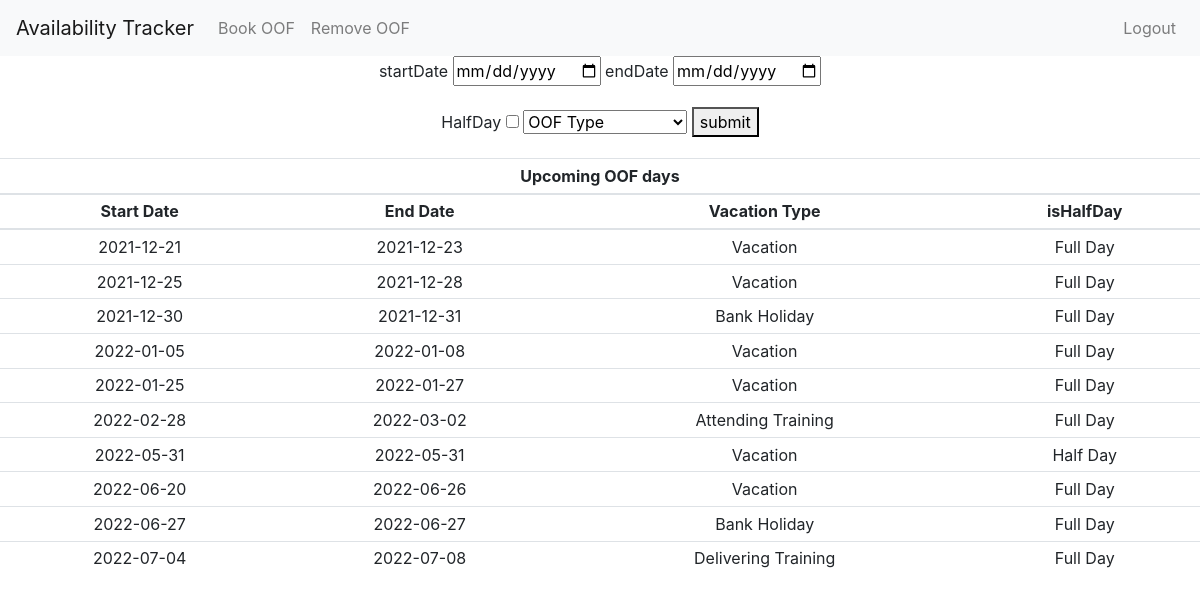
Page /bookOOF (signed in) on the earlier database version.
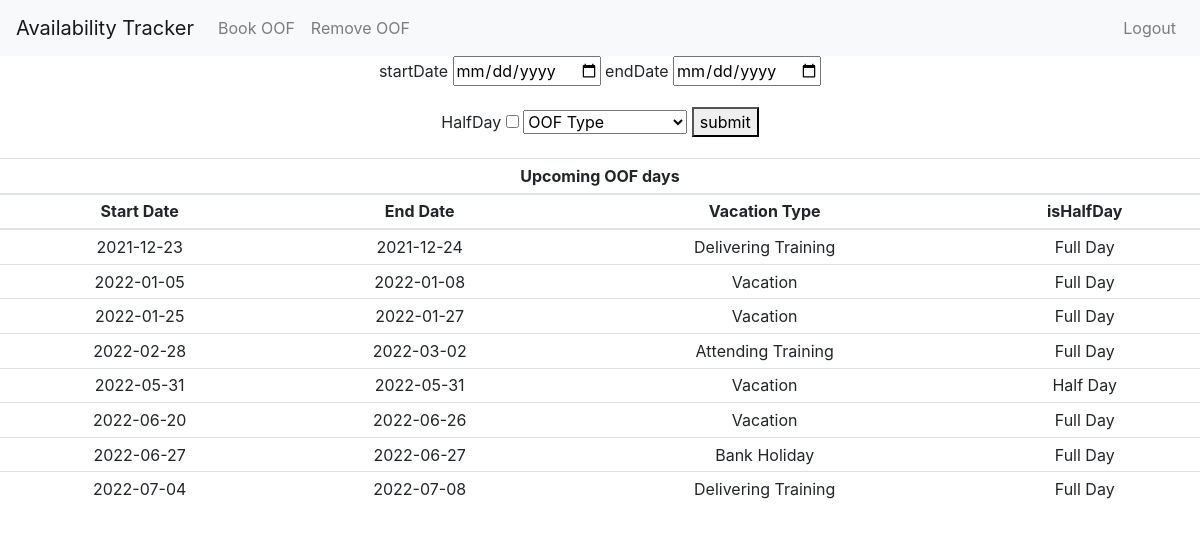
Same page on the later database version.
### tables this page shows
CREATE TABLE oof_days (
user_id INTEGER,
oof_type_id INTEGER,
start_date NUMERIC,
end_date NUMERIC,
full_day INTEGER,
FOREIGN KEY(user_id) REFERENCES users(id),
FOREIGN KEY(oof_type_id) REFERENCES oof_types(id)
);

### app.py (the view, shortened to what this page needs)
@app.route("/bookOOF", methods=["GET","POST"])
@login_required
def bookOOF():
    oofDays = database.lookup_bookedOOF(session["user_id"], date.today().isoformat())
    return render_template("bookOOF.html", oofTypes = OOF_TYPES, oofDays = oofDays)

### app.py (called while the page is built)
@app.after_request
def after_request(response):
    response.headers["Cache-Control"] = "no-cache, no-store, must-revalidate"
    response.headers["Expires"] = 0
    response.headers["Pragma"] = "no-cache"
    return response

### database.py (called while the page is built)
def lookup_bookedOOF(user_id, today):
    conn = sqlite3.connect("availability.db")
    c = conn.cursor()
    c.execute("SELECT * FROM oof_days WHERE user_id = ? AND end_date >= ? ORDER BY start_date", (user_id, today))
    oofDays = c.fetchall()
    conn.commit()
    conn.close()
    return oofDays

### helpers.py (called while the page is built)
def login_required(f):
    @wraps(f)
    def decorated_function(*args, **kwargs):
        if session.get("user_id") is None:
            return redirect("/login")
        return f(*args, **kwargs)
    return decorated_function

### templates/bookOOF.html (shortened to what this page needs)
{% extends "layout.html" %}
{% block main %}
    {% if not booked %}
        <form action="/bookOOF" method="post">
            <div class="form-group">
                <label for="startDate">startDate</label>
                <input id="startDate" name="startDate" type="date" required>
                <label for="endDate">endDate</label>
                <input id="endDate" name="endDate" type="date" required>
            </div>
            <div class="form-group">
                <label id="halfDayLabel" for="halfDay">HalfDay</label>
                <input id="halfDay" name="halfDay" value="True" type="checkbox">
                <select id="oofType" name="oofType" required>
                    <option disabled selected value="">OOF Type</option>
                </select>
                <button>submit</button>
            </div>
        </form>
        {% if oofDays %}
        <table class="mx-auto table table-sm">
            <thead>
                <tr>
                    <th colspan="4">Upcoming OOF days</th>
                </tr>
                <tr>
                    <th>Start Date</th>
                    <th>End Date</th>
                    <th>Vacation Type</th>
                    <th>isHalfDay</th>
                </tr>
            </thead>
            <tbody>
                {% for oofDay in oofDays %}
                <tr>
                    <td>{{oofDay[2]}}</td>
                    <td>{{oofDay[3]}}</td>
                    <td>
                        {{oofTypes[oofDay[1] - 1]}}
                    </td>
                    <td>
                        {% if oofDay[4]%}
                        Half Day
                        {% else %}
                        Full Day
                        {% endif %}
                    </td>
                </tr>
                {%endfor%}
            </tbody>
        </table>
        {% endif %}
    {% endif %}
{% endblock %}

### templates/layout.html (shortened to what this page needs)
<!doctype html>
<html lang="en">
  <head>
    <link rel="stylesheet" href="https://stackpath.bootstrapcdn.com/bootstrap/4.1.3/css/bootstrap.min.css">
    <link rel="stylesheet" href="/static/style.css">
  </head>
  <body>
    <nav class="navbar navbar-expand-lg navbar-light bg-light">
        <a class="navbar-brand" href="/">Availability Tracker</a>
        <div class="collapse navbar-collapse" id="navbarNav">
            {% if session.user_id %}
                <ul class="navbar-nav">
                    <li class="nav-item">
                        <a class="nav-link" href="/bookOOF">Book OOF</a>
                    </li>
                    <li class="nav-item">
                        <a class="nav-link" href="/removeOOF">Remove OOF</a>
                    </li>
                </ul>
                <ul class="navbar-nav ml-auto">
                    <li class="nav-item">
                        <a class="nav-link" href="/logout">Logout</a>
                    </li>
                </ul>
            {% endif %}
        </div>
    </nav>
    <main>
        {% block main %}{% endblock %}
    </main>
  </body>
</html>

### static/style.css (style rules this page uses)
main { overflow-x: auto; text-align: center; }

Differences in the rows shown:
no longer on this page (row edited): oof_days: start_date "2021-12-21", end_date "2021-12-23", oofTypes "Vacation", full_day "Full Day"
removed oof_days: start_date "2021-12-25", end_date "2021-12-28", oofTypes "Vacation", full_day "Full Day"
removed oof_days: start_date "2021-12-30", end_date "2021-12-31", oofTypes "Bank Holiday", full_day "Full Day"
added oof_days: start_date "2021-12-23", end_date "2021-12-24", oofTypes "Delivering Training", full_day "Full Day"
